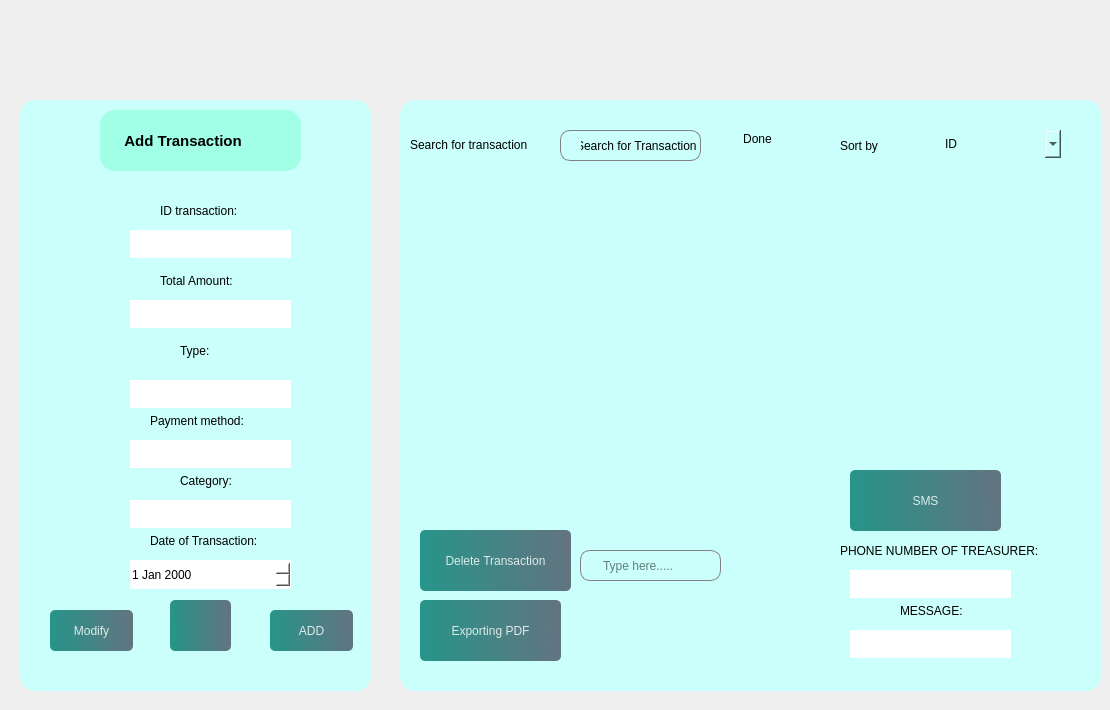
            <widget class="QWidget" name="a2">
             <widget class="QFrame" name="frame_16">
              <property name="geometry">
               <rect>
                <x>400</x>
                <y>100</y>
                <width>701</width>
                <height>591</height>
               </rect>
              </property>
              <property name="styleSheet">
               <string notr="true">
background-color: rgb(202, 255, 251);
border-radius:15px;
</string>
              </property>
              <property name="frameShape">
               <enum>QFrame::NoFrame</enum>
              </property>
              <widget class="QLabel" name="label_32">
               <property name="geometry">
                <rect>
                 <x>440</x>
                 <y>30</y>
                 <width>131</width>
                 <height>31</height>
                </rect>
               </property>
               <property name="styleSheet">
                <string notr="true">color: rgb(0, 0, 0);</string>
               </property>
               <property name="text">
                <string>Sort by</string>
               </property>
              </widget>
              <widget class="QLabel" name="label_31">
               <property name="geometry">
                <rect>
                 <x>10</x>
                 <y>29</y>
                 <width>151</width>
                 <height>31</height>
                </rect>
               </property>
               <property name="styleSheet">
                <string notr="true">color: rgb(0, 0, 0);</string>
               </property>
               <property name="text">
                <string>Search for transaction</string>
               </property>
              </widget>
              <widget class="QComboBox" name="comboBox_triertrans">
               <property name="geometry">
                <rect>
                 <x>540</x>
                 <y>30</y>
                 <width>121</width>
                 <height>28</height>
                </rect>
               </property>
               <property name="styleSheet">
                <string notr="true">color: rgb(0, 0, 0);</string>
               </property>
               <item>
                <property name="text">
                 <string>ID</string>
                </property>
               </item>
               <item>
                <property name="text">
                 <string>Total Amount</string>
                </property>
               </item>
               <item>
                <property name="text">
                 <string>Date transaction</string>
                </property>
               </item>
              </widget>
              <widget class="QPushButton" name="pushButton_donesearch">
               <property name="geometry">
                <rect>
                 <x>322</x>
                 <y>18</y>
                 <width>71</width>
                 <height>41</height>
                </rect>
               </property>
               <property name="styleSheet">
                <string notr="true">QPushButton, #pushButton_4 {
    background-color: qlineargradient(spread:pad, x1:0, y1:0.505682, x2:1, y2:0.477, 
        stop:0 rgba(11, 131, 120, 219), stop:1 rgba(85, 98, 112, 226));
    color: rgba(255, 255, 255, 210);
    border-radius: 5px;
    transition: background-color 0.3s ease-in-out; /* Transition effect */
}

QPushButton#pushButton_4:hover {
    background-color: qlineargradient(spread:pad, x1:0, y1:0.505682, x2:1, y2:0.477, 
        stop:0 rgba(150, 123, 111, 219), stop:1 rgba(85, 81, 84, 226));
}

QPushButton#pushButton_4:pressed {
    padding-left: 5px;
    padding-top: 5px;
    background-color: rgba(150, 123, 111, 255);
    transition: background-color 0.1s ease-out; /* Faster transition when pressed */
}



color: rgb(0, 0, 0);</string>
               </property>
               <property name="text">
                <string>Done</string>
               </property>
              </widget>
              <widget class="QLineEdit" name="edit_search">
               <property name="geometry">
                <rect>
                 <x>160</x>
                 <y>30</y>
                 <width>141</width>
                 <height>31</height>
                </rect>
               </property>
               <property name="minimumSize">
                <size>
                 <width>0</width>
                 <height>31</height>
                </size>
               </property>
               <property name="styleSheet">
                <string notr="true">QLineEdit{
	padding-left: 20px;
	border: 1px solid gray;	
	border-radius: 10px;
color: rgb(0, 0, 0);

}
</string>
               </property>
               <property name="text">
                <string>Search for Transaction</string>
               </property>
               <property name="placeholderText">
                <string>Type here.....</string>
               </property>
              </widget>
              <widget class="QLineEdit" name="edit_iddelete">
               <property name="geometry">
                <rect>
                 <x>180</x>
                 <y>450</y>
                 <width>141</width>
                 <height>31</height>
                </rect>
               </property>
               <property name="minimumSize">
                <size>
                 <width>0</width>
                 <height>31</height>
                </size>
               </property>
               <property name="styleSheet">
                <string notr="true">QLineEdit{
	padding-left: 20px;
	border: 1px solid gray;	
	border-radius: 10px;
color: rgb(0, 0, 0);

}
</string>
               </property>
               <property name="placeholderText">
                <string>Type here.....</string>
               </property>
              </widget>
              <widget class="QLabel" name="label_49">
               <property name="geometry">
                <rect>
                 <x>230</x>
                 <y>510</y>
                 <width>31</width>
                 <height>41</height>
                </rect>
               </property>
               <property name="text">
                <string/>
               </property>
               <property name="pixmap">
                <pixmap resource="resource.qrc">:/img/img/download.svg</pixmap>
               </property>
              </widget>
              <widget class="QPushButton" name="pushButton_delete">
               <property name="geometry">
                <rect>
                 <x>20</x>
                 <y>430</y>
                 <width>151</width>
                 <height>61</height>
                </rect>
               </property>
               <property name="styleSheet">
                <string notr="true">
#pushButton_21{
color: rgb(0, 0, 0);
}
QPushButton, #pushButton_21{
	background-color: qlineargradient(spread:pad, x1:0, y1:0.505682, x2:1, y2:0.477, stop:0 rgba(11, 131, 120, 219), stop:1 rgba(85, 98, 112, 226));
	color:rgba(255, 255, 255, 210);
	border-radius:5px;
}

QPushButton#pushButton_21:hover{
	background-color: qlineargradient(spread:pad, x1:0, y1:0.505682, x2:1, y2:0.477, stop:0 rgba(150, 123, 111, 219), stop:1 rgba(85, 81, 84, 226));
}

QPushButton#pushButton_21:pressed{
	padding-left:5px;
	padding-top:5px;
	background-color:rgba(150, 123, 111, 255);
}
</string>
               </property>
               <property name="text">
                <string>Delete Transaction</string>
               </property>
              </widget>
              <widget class="QPushButton" name="pushButton_exporterpdf">
               <property name="geometry">
                <rect>
                 <x>20</x>
                 <y>500</y>
                 <width>141</width>
                 <height>61</height>
                </rect>
               </property>
               <property name="styleSheet">
                <string notr="true">
#pushButton_21{
color: rgb(0, 0, 0);
}
QPushButton, #pushButton_29{
	background-color: qlineargradient(spread:pad, x1:0, y1:0.505682, x2:1, y2:0.477, stop:0 rgba(11, 131, 120, 219), stop:1 rgba(85, 98, 112, 226));
	color:rgba(255, 255, 255, 210);
	border-radius:5px;
}

QPushButton#pushButton_29:hover{
	background-color: qlineargradient(spread:pad, x1:0, y1:0.505682, x2:1, y2:0.477, stop:0 rgba(150, 123, 111, 219), stop:1 rgba(85, 81, 84, 226));
}

QPushButton#pushButton_29:pressed{
	padding-left:5px;
	padding-top:5px;
	background-color:rgba(150, 123, 111, 255);
}
</string>
               </property>
               <property name="text">
                <string>Exporting PDF</string>
               </property>
              </widget>
              <widget class="QTableView" name="tableView">
               <property name="geometry">
                <rect>
                 <x>25</x>
                 <y>91</y>
                 <width>681</width>
                 <height>281</height>
                </rect>
               </property>
               <property name="styleSheet">
                <string notr="true">color: rgb(0, 0, 0);
font: 700 italic 10pt &quot;Segoe UI&quot;;</string>
               </property>
              </widget>
              <widget class="QPushButton" name="pushButton_envoyer">
               <property name="geometry">
                <rect>
                 <x>450</x>
                 <y>370</y>
                 <width>151</width>
                 <height>61</height>
                </rect>
               </property>
               <property name="styleSheet">
                <string notr="true">
#pushButton_21{
color: rgb(0, 0, 0);
}
QPushButton, #pushButton_21{
	background-color: qlineargradient(spread:pad, x1:0, y1:0.505682, x2:1, y2:0.477, stop:0 rgba(11, 131, 120, 219), stop:1 rgba(85, 98, 112, 226));
	color:rgba(255, 255, 255, 210);
	border-radius:5px;
}

QPushButton#pushButton_21:hover{
	background-color: qlineargradient(spread:pad, x1:0, y1:0.505682, x2:1, y2:0.477, stop:0 rgba(150, 123, 111, 219), stop:1 rgba(85, 81, 84, 226));
}

QPushButton#pushButton_21:pressed{
	padding-left:5px;
	padding-top:5px;
	background-color:rgba(150, 123, 111, 255);
}
</string>
               </property>
               <property name="text">
                <string>SMS</string>
               </property>
              </widget>
              <widget class="QLineEdit" name="lineEdit_NUMBER">
               <property name="geometry">
                <rect>
                 <x>450</x>
                 <y>470</y>
                 <width>161</width>
                 <height>28</height>
                </rect>
               </property>
               <property name="styleSheet">
                <string notr="true">background-color: rgb(255, 255, 255);
color: rgb(0, 0, 0);</string>
               </property>
              </widget>
              <widget class="QLineEdit" name="lineEdit_MESSAGE">
               <property name="geometry">
                <rect>
                 <x>450</x>
                 <y>530</y>
                 <width>161</width>
                 <height>28</height>
                </rect>
               </property>
               <property name="styleSheet">
                <string notr="true">background-color: rgb(255, 255, 255);
color: rgb(0, 0, 0);</string>
               </property>
              </widget>
              <widget class="QLabel" name="label_76">
               <property name="geometry">
                <rect>
                 <x>440</x>
                 <y>440</y>
                 <width>221</width>
                 <height>21</height>
                </rect>
               </property>
               <property name="styleSheet">
                <string notr="true">color: rgb(0, 0, 0);</string>
               </property>
               <property name="text">
                <string>PHONE NUMBER OF TREASURER:</string>
               </property>
              </widget>
              <widget class="QLabel" name="label_77">
               <property name="geometry">
                <rect>
                 <x>500</x>
                 <y>500</y>
                 <width>91</width>
                 <height>21</height>
                </rect>
               </property>
               <property name="styleSheet">
                <string notr="true">color: rgb(0, 0, 0);</string>
               </property>
               <property name="text">
                <string>MESSAGE:</string>
               </property>
              </widget>
             </widget>
             <widget class="QFrame" name="frame_14">
              <property name="geometry">
               <rect>
                <x>0</x>
                <y>60</y>
                <width>391</width>
                <height>641</height>
               </rect>
              </property>
              <property name="frameShape">
               <enum>QFrame::NoFrame</enum>
              </property>
              <widget class="QFrame" name="frame_15">
               <property name="geometry">
                <rect>
                 <x>20</x>
                 <y>40</y>
                 <width>351</width>
                 <height>591</height>
                </rect>
               </property>
               <property name="styleSheet">
                <string notr="true">
background-color: rgb(202, 255, 251);
border-radius:15px;
</string>
               </property>
               <property name="frameShape">
                <enum>QFrame::NoFrame</enum>
               </property>
               <widget class="QPushButton" name="add_transaction">
                <property name="geometry">
                 <rect>
                  <x>250</x>
                  <y>510</y>
                  <width>83</width>
                  <height>41</height>
                 </rect>
                </property>
                <property name="styleSheet">
                 <string notr="true">
#pushButton_21{
color: rgb(0, 0, 0);
}
QPushButton, #pushButton_29{
	background-color: qlineargradient(spread:pad, x1:0, y1:0.505682, x2:1, y2:0.477, stop:0 rgba(11, 131, 120, 219), stop:1 rgba(85, 98, 112, 226));
	color:rgba(255, 255, 255, 210);
	border-radius:5px;
}

QPushButton#pushButton_29:hover{
	background-color: qlineargradient(spread:pad, x1:0, y1:0.505682, x2:1, y2:0.477, stop:0 rgba(150, 123, 111, 219), stop:1 rgba(85, 81, 84, 226));
}

QPushButton#pushButton_29:pressed{
	padding-left:5px;
	padding-top:5px;
	background-color:rgba(150, 123, 111, 255);
}
</string>
                </property>
                <property name="text">
                 <string>ADD</string>
                </property>
                <property name="checkable">
                 <bool>true</bool>
                </property>
               </widget>
               <widget class="QLabel" name="label_29">
                <property name="geometry">
                 <rect>
                  <x>140</x>
                  <y>170</y>
                  <width>101</width>
                  <height>21</height>
                 </rect>
                </property>
                <property name="styleSheet">
                 <string notr="true">color: rgb(0, 0, 0);</string>
                </property>
                <property name="text">
                 <string>Total Amount:</string>
                </property>
               </widget>
               <widget class="QLabel" name="label_33">
                <property name="geometry">
                 <rect>
                  <x>160</x>
                  <y>240</y>
                  <width>91</width>
                  <height>21</height>
                 </rect>
                </property>
                <property name="styleSheet">
                 <string notr="true">color: rgb(0, 0, 0);</string>
                </property>
                <property name="text">
                 <string>Type:</string>
                </property>
               </widget>
               <widget class="QLabel" name="label_36">
                <property name="geometry">
                 <rect>
                  <x>130</x>
                  <y>310</y>
                  <width>121</width>
                  <height>21</height>
                 </rect>
                </property>
                <property name="styleSheet">
                 <string notr="true">color: rgb(0, 0, 0);</string>
                </property>
                <property name="text">
                 <string>Payment method:</string>
                </property>
               </widget>
               <widget class="QLabel" name="label_37">
                <property name="geometry">
                 <rect>
                  <x>160</x>
                  <y>370</y>
                  <width>91</width>
                  <height>21</height>
                 </rect>
                </property>
                <property name="styleSheet">
                 <string notr="true">color: rgb(0, 0, 0);</string>
                </property>
                <property name="text">
                 <string>Category:</string>
                </property>
               </widget>
               <widget class="QPushButton" name="pushButton_23">
                <property name="geometry">
                 <rect>
                  <x>150</x>
                  <y>500</y>
                  <width>61</width>
                  <height>51</height>
                 </rect>
                </property>
                <property name="styleSheet">
                 <string notr="true">
#pushButton_20{
color: rgb(0, 0, 0);
}
QPushButton, #pushButton_20{
	background-color: qlineargradient(spread:pad, x1:0, y1:0.505682, x2:1, y2:0.477, stop:0 rgba(11, 131, 120, 219), stop:1 rgba(85, 98, 112, 226));
	color:rgba(255, 255, 255, 210);
	border-radius:5px;
}

QPushButton#pushButton_20:hover{
	background-color: qlineargradient(spread:pad, x1:0, y1:0.505682, x2:1, y2:0.477, stop:0 rgba(150, 123, 111, 219), stop:1 rgba(85, 81, 84, 226));
}

QPushButton#pushButton_20:pressed{
	padding-left:5px;
	padding-top:5px;
	background-color:rgba(150, 123, 111, 255);
}
</string>
                </property>
                <property name="text">
                 <string/>
                </property>
                <property name="icon">
                 <iconset resource="resource.qrc">
                  <normaloff>:/img/img/trash-2.svg</normaloff>:/img/img/trash-2.svg</iconset>
                </property>
               </widget>
               <widget class="QLineEdit" name="lineEdit_totamount">
                <property name="geometry">
                 <rect>
                  <x>110</x>
                  <y>200</y>
                  <width>161</width>
                  <height>28</height>
                 </rect>
                </property>
                <property name="styleSheet">
                 <string notr="true">background-color: rgb(255, 255, 255);
color: rgb(0, 0, 0);</string>
                </property>
               </widget>
               <widget class="QLineEdit" name="lineEdit_payment">
                <property name="geometry">
                 <rect>
                  <x>110</x>
                  <y>340</y>
                  <width>161</width>
                  <height>28</height>
                 </rect>
                </property>
                <property name="styleSheet">
                 <string notr="true">background-color: rgb(255, 255, 255);
color: rgb(0, 0, 0);</string>
                </property>
               </widget>
               <widget class="QLineEdit" name="lineEdit_category">
                <property name="geometry">
                 <rect>
                  <x>110</x>
                  <y>400</y>
                  <width>161</width>
                  <height>28</height>
                 </rect>
                </property>
                <property name="styleSheet">
                 <string notr="true">background-color: rgb(255, 255, 255);
color: rgb(0, 0, 0);</string>
                </property>
               </widget>
               <widget class="QDateEdit" name="dateEdit_date">
                <property name="geometry">
                 <rect>
                  <x>110</x>
                  <y>460</y>
                  <width>161</width>
                  <height>29</height>
                 </rect>
                </property>
                <property name="styleSheet">
                 <string notr="true">color: rgb(0, 0, 0);
background-color: rgb(255, 255, 255);</string>
                </property>
               </widget>
               <widget class="QLabel" name="label_38">
                <property name="geometry">
                 <rect>
                  <x>130</x>
                  <y>430</y>
                  <width>141</width>
                  <height>21</height>
                 </rect>
                </property>
                <property name="styleSheet">
                 <string notr="true">color: rgb(0, 0, 0);</string>
                </property>
                <property name="text">
                 <string>Date of Transaction:</string>
                </property>
               </widget>
               <widget class="QLabel" name="label_24">
                <property name="geometry">
                 <rect>
                  <x>80</x>
                  <y>10</y>
                  <width>201</width>
                  <height>61</height>
                 </rect>
                </property>
                <property name="font">
                 <font>
                  <pointsize>11</pointsize>
                  <bold>true</bold>
                 </font>
                </property>
                <property name="styleSheet">
                 <string notr="true">color: rgb(0, 0, 0);
background-color: rgb(160, 255, 228);</string>
                </property>
                <property name="text">
                 <string>      Add Transaction </string>
                </property>
               </widget>
               <widget class="QPushButton" name="modif_trans">
                <property name="geometry">
                 <rect>
                  <x>30</x>
                  <y>510</y>
                  <width>83</width>
                  <height>41</height>
                 </rect>
                </property>
                <property name="styleSheet">
                 <string notr="true">
#pushButton_21{
color: rgb(0, 0, 0);
}
QPushButton, #pushButton_29{
	background-color: qlineargradient(spread:pad, x1:0, y1:0.505682, x2:1, y2:0.477, stop:0 rgba(11, 131, 120, 219), stop:1 rgba(85, 98, 112, 226));
	color:rgba(255, 255, 255, 210);
	border-radius:5px;
}

QPushButton#pushButton_29:hover{
	background-color: qlineargradient(spread:pad, x1:0, y1:0.505682, x2:1, y2:0.477, stop:0 rgba(150, 123, 111, 219), stop:1 rgba(85, 81, 84, 226));
}

QPushButton#pushButton_29:pressed{
	padding-left:5px;
	padding-top:5px;
	background-color:rgba(150, 123, 111, 255);
}
</string>
                </property>
                <property name="text">
                 <string>Modify</string>
                </property>
                <property name="checkable">
                 <bool>true</bool>
                </property>
               </widget>
               <widget class="QLineEdit" name="lineEdit_idtrans">
                <property name="geometry">
                 <rect>
                  <x>110</x>
                  <y>130</y>
                  <width>161</width>
                  <height>28</height>
                 </rect>
                </property>
                <property name="styleSheet">
                 <string notr="true">background-color: rgb(255, 255, 255);
color: rgb(0, 0, 0);</string>
                </property>
               </widget>
               <widget class="QLabel" name="label_78">
                <property name="geometry">
                 <rect>
                  <x>140</x>
                  <y>100</y>
                  <width>101</width>
                  <height>21</height>
                 </rect>
                </property>
                <property name="styleSheet">
                 <string notr="true">color: rgb(0, 0, 0);</string>
                </property>
                <property name="text">
                 <string>ID transaction:</string>
                </property>
               </widget>
               <widget class="QLineEdit" name="lineEdit_type">
                <property name="geometry">
                 <rect>
                  <x>110</x>
                  <y>280</y>
                  <width>161</width>
                  <height>28</height>
                 </rect>
                </property>
                <property name="styleSheet">
                 <string notr="true">background-color: rgb(255, 255, 255);
color: rgb(0, 0, 0);</string>
                </property>
               </widget>
              </widget>
             </widget>
            </widget>
